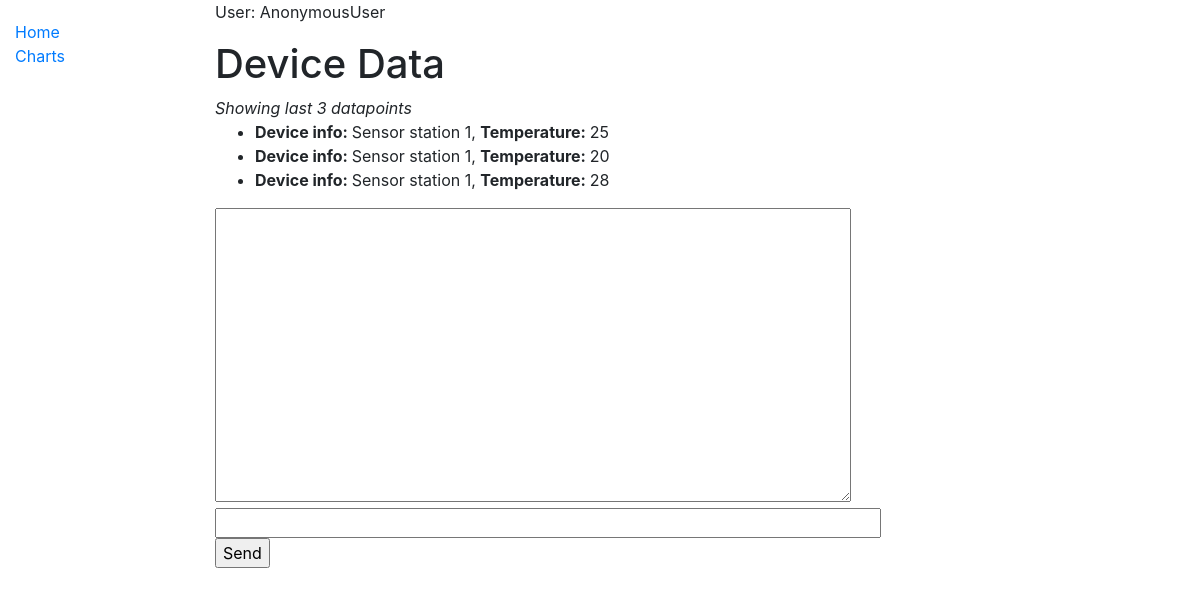
Before: / with the older database file.
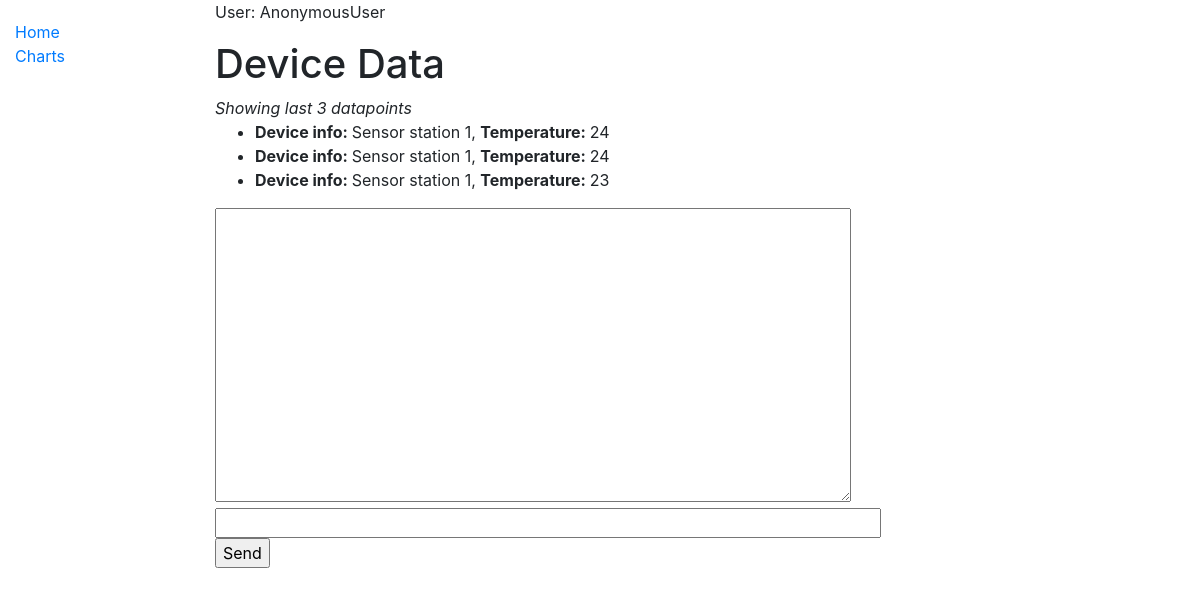
After: the same page with the newer database file.
### devicedata/models.py (models this page shows, shortened)
class Data(models.Model):
    device = models.ForeignKey(Device, on_delete=models.CASCADE) # Link data to device
    collection_date = models.DateTimeField() # Date and time of data collected
    temperature = models.IntegerField()
    humidity = models.IntegerField()
    dust = models.IntegerField(null=True, blank=True)
    light = models.IntegerField(null=True, blank=True)
    voltage = models.IntegerField(null=True, blank=True)

class Device(models.Model):
    id = models.IntegerField(primary_key=True)
    info = models.CharField(max_length=200)

### devicedata/views.py (the view)
# urls.py: path('', index, name='index'),
def index(request):
    latest_data_list = Data.objects.order_by('-collection_date')[:3]
    context = {
        'latest_data_list': latest_data_list,
    }
    return render(request, 'devicedata/index.html', context)

### devicedata/templates/devicedata/index.html (shortened to what this page needs)
{% extends "base_generic.html" %}
{% block content %}
<p>User: {{ user }}</p>
<h1>Device Data</h1>
<em>Showing last 3 datapoints</em>
{% if latest_data_list %}
	<ul>
		{% for data in latest_data_list %}
			<li><strong>Device info: </strong>{{ data.device.info }},
                <strong>Temperature: </strong>{{ data.temperature }}</li>
		{% endfor %}
	</ul>
{% else %}
	<p>No data available.</p>
{% endif %}
<textarea id="chat-log" cols="60" rows="12"></textarea><br/>
<input id="chat-message-input" type="text" size="60"/><br/>
<input id="chat-message-submit" type="button" value="Send"/>
{% endblock content %}

### devicedata/templates/base_generic.html (shortened to what this page needs)
<!DOCTYPE html>
<html lang="en">
  <head>
    {% include "base/css.html" %}
    {% load static %}
    <link rel="stylesheet" href="{% static 'css/styles.css' %}">
  </head>
  <body>
    <div class="container-fluid">
      <div class="row">
        <div class="col-sm-2">
          <ul class="sidebar-nav">
              <li><a href="{% url "index" %}">Home</a></li>
              <li><a href="{% url "charts" %}">Charts</a></li>
          </ul>
        </div>
        <div class="col-sm-10 ">
        {% block content %}{% endblock %}
        </div>
      </div>
    </div>
  </body>
</html>

### devicedata/templates/base/css.html (shortened to what this page needs)
<link rel="stylesheet" href="https://stackpath.bootstrapcdn.com/bootstrap/4.1.3/css/bootstrap.min.css">

### devicedata/static/css/styles.css (style rules this page uses)
.sidebar-nav { margin-top: 20px; padding: 0; list-style: none; }

Changed rows visible on the page:
no longer on this page (row unchanged): Data: device.info "Sensor station 1", temperature "25"
no longer on this page (row unchanged): Data: device.info "Sensor station 1", temperature "20"
no longer on this page (row unchanged): Data: device.info "Sensor station 1", temperature "28"
added Data: device.info "Sensor station 1", temperature "24"
added Data: device.info "Sensor station 1", temperature "24"
added Data: device.info "Sensor station 1", temperature "23"
